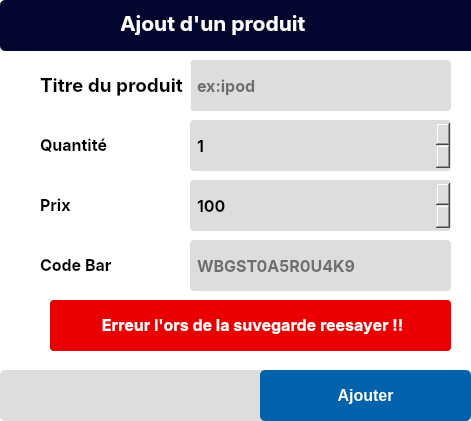
     <widget class="QFrame" name="card_post">
      <property name="geometry">
       <rect>
        <x>9</x>
        <y>9</y>
        <width>471</width>
        <height>421</height>
       </rect>
      </property>
      <property name="styleSheet">
       <string notr="true">background:white;
border-radius:5px;
border-bottom:solid 4px #ddd</string>
      </property>
      <property name="frameShape">
       <enum>QFrame::StyledPanel</enum>
      </property>
      <property name="frameShadow">
       <enum>QFrame::Raised</enum>
      </property>
      <widget class="QLineEdit" name="title_post">
       <property name="geometry">
        <rect>
         <x>190</x>
         <y>60</y>
         <width>261</width>
         <height>51</height>
        </rect>
       </property>
       <property name="font">
        <font>
         <family>Inter</family>
         <pointsize>12</pointsize>
         <weight>75</weight>
         <bold>true</bold>
        </font>
       </property>
       <property name="styleSheet">
        <string notr="true">background:#ddd;
border:none;
border-bottom:solid 3px #5fcf99;
padding: 5px;
border-radius:4px</string>
       </property>
       <property name="placeholderText">
        <string>ex:ipod</string>
       </property>
      </widget>
      <widget class="QLabel" name="label_2">
       <property name="geometry">
        <rect>
         <x>40</x>
         <y>60</y>
         <width>151</width>
         <height>51</height>
        </rect>
       </property>
       <property name="font">
        <font>
         <family>Inter</family>
         <pointsize>10</pointsize>
         <weight>75</weight>
         <bold>true</bold>
        </font>
       </property>
       <property name="text">
        <string>&lt;html&gt;&lt;head/&gt;&lt;body&gt;&lt;p&gt;&lt;span style=&quot; font-size:14pt;&quot;&gt;Titre du produit&lt;/span&gt;&lt;/p&gt;&lt;/body&gt;&lt;/html&gt;</string>
       </property>
      </widget>
      <widget class="QLabel" name="label_3">
       <property name="geometry">
        <rect>
         <x>40</x>
         <y>120</y>
         <width>131</width>
         <height>51</height>
        </rect>
       </property>
       <property name="font">
        <font>
         <family>Inter</family>
         <pointsize>14</pointsize>
         <weight>75</weight>
         <bold>true</bold>
        </font>
       </property>
       <property name="text">
        <string>&lt;html&gt;&lt;head/&gt;&lt;body&gt;&lt;p&gt;&lt;span style=&quot; font-size:12pt;&quot;&gt;Quantité&lt;/span&gt;&lt;/p&gt;&lt;/body&gt;&lt;/html&gt;</string>
       </property>
      </widget>
      <widget class="QLabel" name="success">
       <property name="geometry">
        <rect>
         <x>50</x>
         <y>300</y>
         <width>401</width>
         <height>51</height>
        </rect>
       </property>
       <property name="font">
        <font>
         <family>Inter</family>
         <pointsize>12</pointsize>
         <weight>75</weight>
         <bold>true</bold>
        </font>
       </property>
       <property name="styleSheet">
        <string notr="true">color:white;
background-color: rgb(31, 111, 19);
padding:15px;
border-radius:4px</string>
       </property>
       <property name="text">
        <string>&lt;html&gt;&lt;head/&gt;&lt;body&gt;&lt;p align=&quot;center&quot;&gt;Produit televerser avec success !&lt;/p&gt;&lt;/body&gt;&lt;/html&gt;</string>
       </property>
      </widget>
      <widget class="QLabel" name="error">
       <property name="geometry">
        <rect>
         <x>50</x>
         <y>300</y>
         <width>401</width>
         <height>51</height>
        </rect>
       </property>
       <property name="font">
        <font>
         <family>Inter</family>
         <pointsize>12</pointsize>
         <weight>75</weight>
         <bold>true</bold>
        </font>
       </property>
       <property name="styleSheet">
        <string notr="true">color:white;
background-color:rgb(234, 0, 0);
padding:15px;
border-radius:4px</string>
       </property>
       <property name="text">
        <string>&lt;html&gt;&lt;head/&gt;&lt;body&gt;&lt;p align=&quot;center&quot;&gt;Erreur l'ors de la suvegarde reesayer !!&lt;/p&gt;&lt;/body&gt;&lt;/html&gt;</string>
       </property>
      </widget>
      <widget class="QLabel" name="labelcode">
       <property name="geometry">
        <rect>
         <x>40</x>
         <y>240</y>
         <width>131</width>
         <height>51</height>
        </rect>
       </property>
       <property name="font">
        <font>
         <family>Inter</family>
         <pointsize>12</pointsize>
         <weight>75</weight>
         <bold>true</bold>
        </font>
       </property>
       <property name="text">
        <string>&lt;html&gt;&lt;head/&gt;&lt;body&gt;&lt;p&gt;Code Bar&lt;/p&gt;&lt;/body&gt;&lt;/html&gt;</string>
       </property>
      </widget>
      <widget class="QLineEdit" name="barcode">
       <property name="geometry">
        <rect>
         <x>190</x>
         <y>240</y>
         <width>261</width>
         <height>51</height>
        </rect>
       </property>
       <property name="font">
        <font>
         <family>Inter</family>
         <pointsize>12</pointsize>
         <weight>75</weight>
         <bold>true</bold>
        </font>
       </property>
       <property name="styleSheet">
        <string notr="true">background:#ddd;
border:none;
border-bottom:solid 3px #5fcf99;
padding: 5px;
border-radius:4px</string>
       </property>
       <property name="text">
        <string/>
       </property>
       <property name="placeholderText">
        <string>WBGST0A5R0U4K9</string>
       </property>
      </widget>
      <widget class="QFrame" name="frame_15">
       <property name="geometry">
        <rect>
         <x>0</x>
         <y>0</y>
         <width>501</width>
         <height>51</height>
        </rect>
       </property>
       <property name="styleSheet">
        <string notr="true">background-color: rgb(4, 6, 47);</string>
       </property>
       <property name="frameShape">
        <enum>QFrame::StyledPanel</enum>
       </property>
       <property name="frameShadow">
        <enum>QFrame::Raised</enum>
       </property>
       <widget class="QLabel" name="label_17">
        <property name="geometry">
         <rect>
          <x>120</x>
          <y>10</y>
          <width>214</width>
          <height>25</height>
         </rect>
        </property>
        <property name="palette">
         <palette>
          <active>
           <colorrole role="WindowText">
            <brush brushstyle="SolidPattern">
             <color alpha="255">
              <red>255</red>
              <green>255</green>
              <blue>255</blue>
             </color>
            </brush>
           </colorrole>
           <colorrole role="Button">
            <brush brushstyle="SolidPattern">
             <color alpha="255">
              <red>4</red>
              <green>6</green>
              <blue>47</blue>
             </color>
            </brush>
           </colorrole>
           <colorrole role="Text">
            <brush brushstyle="SolidPattern">
             <color alpha="255">
              <red>255</red>
              <green>255</green>
              <blue>255</blue>
             </color>
            </brush>
           </colorrole>
           <colorrole role="ButtonText">
            <brush brushstyle="SolidPattern">
             <color alpha="255">
              <red>255</red>
              <green>255</green>
              <blue>255</blue>
             </color>
            </brush>
           </colorrole>
           <colorrole role="Base">
            <brush brushstyle="SolidPattern">
             <color alpha="255">
              <red>4</red>
              <green>6</green>
              <blue>47</blue>
             </color>
            </brush>
           </colorrole>
           <colorrole role="Window">
            <brush brushstyle="SolidPattern">
             <color alpha="255">
              <red>4</red>
              <green>6</green>
              <blue>47</blue>
             </color>
            </brush>
           </colorrole>
           <colorrole role="PlaceholderText">
            <brush brushstyle="SolidPattern">
             <color alpha="255">
              <red>255</red>
              <green>255</green>
              <blue>255</blue>
             </color>
            </brush>
           </colorrole>
          </active>
          <inactive>
           <colorrole role="WindowText">
            <brush brushstyle="SolidPattern">
             <color alpha="255">
              <red>255</red>
              <green>255</green>
              <blue>255</blue>
             </color>
            </brush>
           </colorrole>
           <colorrole role="Button">
            <brush brushstyle="SolidPattern">
             <color alpha="255">
              <red>4</red>
              <green>6</green>
              <blue>47</blue>
             </color>
            </brush>
           </colorrole>
           <colorrole role="Text">
            <brush brushstyle="SolidPattern">
             <color alpha="255">
              <red>255</red>
              <green>255</green>
              <blue>255</blue>
             </color>
            </brush>
           </colorrole>
           <colorrole role="ButtonText">
            <brush brushstyle="SolidPattern">
             <color alpha="255">
              <red>255</red>
              <green>255</green>
              <blue>255</blue>
             </color>
            </brush>
           </colorrole>
           <colorrole role="Base">
            <brush brushstyle="SolidPattern">
             <color alpha="255">
              <red>4</red>
              <green>6</green>
              <blue>47</blue>
             </color>
            </brush>
           </colorrole>
           <colorrole role="Window">
            <brush brushstyle="SolidPattern">
             <color alpha="255">
              <red>4</red>
              <green>6</green>
              <blue>47</blue>
             </color>
            </brush>
           </colorrole>
           <colorrole role="PlaceholderText">
            <brush brushstyle="SolidPattern">
             <color alpha="255">
              <red>255</red>
              <green>255</green>
              <blue>255</blue>
             </color>
            </brush>
           </colorrole>
          </inactive>
          <disabled>
           <colorrole role="WindowText">
            <brush brushstyle="SolidPattern">
             <color alpha="255">
              <red>255</red>
              <green>255</green>
              <blue>255</blue>
             </color>
            </brush>
           </colorrole>
           <colorrole role="Button">
            <brush brushstyle="SolidPattern">
             <color alpha="255">
              <red>4</red>
              <green>6</green>
              <blue>47</blue>
             </color>
            </brush>
           </colorrole>
           <colorrole role="Text">
            <brush brushstyle="SolidPattern">
             <color alpha="255">
              <red>255</red>
              <green>255</green>
              <blue>255</blue>
             </color>
            </brush>
           </colorrole>
           <colorrole role="ButtonText">
            <brush brushstyle="SolidPattern">
             <color alpha="255">
              <red>255</red>
              <green>255</green>
              <blue>255</blue>
             </color>
            </brush>
           </colorrole>
           <colorrole role="Base">
            <brush brushstyle="SolidPattern">
             <color alpha="255">
              <red>4</red>
              <green>6</green>
              <blue>47</blue>
             </color>
            </brush>
           </colorrole>
           <colorrole role="Window">
            <brush brushstyle="SolidPattern">
             <color alpha="255">
              <red>4</red>
              <green>6</green>
              <blue>47</blue>
             </color>
            </brush>
           </colorrole>
           <colorrole role="PlaceholderText">
            <brush brushstyle="SolidPattern">
             <color alpha="255">
              <red>255</red>
              <green>255</green>
              <blue>255</blue>
             </color>
            </brush>
           </colorrole>
          </disabled>
         </palette>
        </property>
        <property name="font">
         <font>
          <family>Inter</family>
          <pointsize>6</pointsize>
          <weight>75</weight>
          <bold>true</bold>
         </font>
        </property>
        <property name="styleSheet">
         <string notr="true">color: rgb(255, 255, 255);</string>
        </property>
        <property name="text">
         <string>&lt;html&gt;&lt;head/&gt;&lt;body&gt;&lt;p&gt;&lt;span style=&quot; font-size:16pt;&quot;&gt;Ajout d'un produit&lt;/span&gt;&lt;/p&gt;&lt;/body&gt;&lt;/html&gt;</string>
        </property>
       </widget>
       <widget class="QLabel" name="layer_3">
        <property name="geometry">
         <rect>
          <x>70</x>
          <y>10</y>
          <width>51</width>
          <height>31</height>
         </rect>
        </property>
        <property name="palette">
         <palette>
          <active>
           <colorrole role="WindowText">
            <brush brushstyle="SolidPattern">
             <color alpha="255">
              <red>255</red>
              <green>255</green>
              <blue>255</blue>
             </color>
            </brush>
           </colorrole>
           <colorrole role="Button">
            <brush brushstyle="SolidPattern">
             <color alpha="255">
              <red>4</red>
              <green>6</green>
              <blue>47</blue>
             </color>
            </brush>
           </colorrole>
           <colorrole role="Text">
            <brush brushstyle="SolidPattern">
             <color alpha="255">
              <red>255</red>
              <green>255</green>
              <blue>255</blue>
             </color>
            </brush>
           </colorrole>
           <colorrole role="ButtonText">
            <brush brushstyle="SolidPattern">
             <color alpha="255">
              <red>255</red>
              <green>255</green>
              <blue>255</blue>
             </color>
            </brush>
           </colorrole>
           <colorrole role="Base">
            <brush brushstyle="SolidPattern">
             <color alpha="255">
              <red>4</red>
              <green>6</green>
              <blue>47</blue>
             </color>
            </brush>
           </colorrole>
           <colorrole role="Window">
            <brush brushstyle="SolidPattern">
             <color alpha="255">
              <red>4</red>
              <green>6</green>
              <blue>47</blue>
             </color>
            </brush>
           </colorrole>
           <colorrole role="PlaceholderText">
            <brush brushstyle="SolidPattern">
             <color alpha="255">
              <red>255</red>
              <green>255</green>
              <blue>255</blue>
             </color>
            </brush>
           </colorrole>
          </active>
          <inactive>
           <colorrole role="WindowText">
            <brush brushstyle="SolidPattern">
             <color alpha="255">
              <red>255</red>
              <green>255</green>
              <blue>255</blue>
             </color>
            </brush>
           </colorrole>
           <colorrole role="Button">
            <brush brushstyle="SolidPattern">
             <color alpha="255">
              <red>4</red>
              <green>6</green>
              <blue>47</blue>
             </color>
            </brush>
           </colorrole>
           <colorrole role="Text">
            <brush brushstyle="SolidPattern">
             <color alpha="255">
              <red>255</red>
              <green>255</green>
              <blue>255</blue>
             </color>
            </brush>
           </colorrole>
           <colorrole role="ButtonText">
            <brush brushstyle="SolidPattern">
             <color alpha="255">
              <red>255</red>
              <green>255</green>
              <blue>255</blue>
             </color>
            </brush>
           </colorrole>
           <colorrole role="Base">
            <brush brushstyle="SolidPattern">
             <color alpha="255">
              <red>4</red>
              <green>6</green>
              <blue>47</blue>
             </color>
            </brush>
           </colorrole>
           <colorrole role="Window">
            <brush brushstyle="SolidPattern">
             <color alpha="255">
              <red>4</red>
              <green>6</green>
              <blue>47</blue>
             </color>
            </brush>
           </colorrole>
           <colorrole role="PlaceholderText">
            <brush brushstyle="SolidPattern">
             <color alpha="255">
              <red>255</red>
              <green>255</green>
              <blue>255</blue>
             </color>
            </brush>
           </colorrole>
          </inactive>
          <disabled>
           <colorrole role="WindowText">
            <brush brushstyle="SolidPattern">
             <color alpha="255">
              <red>255</red>
              <green>255</green>
              <blue>255</blue>
             </color>
            </brush>
           </colorrole>
           <colorrole role="Button">
            <brush brushstyle="SolidPattern">
             <color alpha="255">
              <red>4</red>
              <green>6</green>
              <blue>47</blue>
             </color>
            </brush>
           </colorrole>
           <colorrole role="Text">
            <brush brushstyle="SolidPattern">
             <color alpha="255">
              <red>255</red>
              <green>255</green>
              <blue>255</blue>
             </color>
            </brush>
           </colorrole>
           <colorrole role="ButtonText">
            <brush brushstyle="SolidPattern">
             <color alpha="255">
              <red>255</red>
              <green>255</green>
              <blue>255</blue>
             </color>
            </brush>
           </colorrole>
           <colorrole role="Base">
            <brush brushstyle="SolidPattern">
             <color alpha="255">
              <red>4</red>
              <green>6</green>
              <blue>47</blue>
             </color>
            </brush>
           </colorrole>
           <colorrole role="Window">
            <brush brushstyle="SolidPattern">
             <color alpha="255">
              <red>4</red>
              <green>6</green>
              <blue>47</blue>
             </color>
            </brush>
           </colorrole>
           <colorrole role="PlaceholderText">
            <brush brushstyle="SolidPattern">
             <color alpha="255">
              <red>255</red>
              <green>255</green>
              <blue>255</blue>
             </color>
            </brush>
           </colorrole>
          </disabled>
         </palette>
        </property>
        <property name="font">
         <font>
          <family>Inter</family>
          <pointsize>6</pointsize>
          <weight>75</weight>
          <bold>true</bold>
         </font>
        </property>
        <property name="styleSheet">
         <string notr="true">color: rgb(255, 255, 255);</string>
        </property>
        <property name="text">
         <string/>
        </property>
       </widget>
       <widget class="QLabel" name="icoadd">
        <property name="geometry">
         <rect>
          <x>70</x>
          <y>10</y>
          <width>51</width>
          <height>31</height>
         </rect>
        </property>
        <property name="palette">
         <palette>
          <active>
           <colorrole role="WindowText">
            <brush brushstyle="SolidPattern">
             <color alpha="255">
              <red>255</red>
              <green>255</green>
              <blue>255</blue>
             </color>
            </brush>
           </colorrole>
           <colorrole role="Button">
            <brush brushstyle="SolidPattern">
             <color alpha="255">
              <red>4</red>
              <green>6</green>
              <blue>47</blue>
             </color>
            </brush>
           </colorrole>
           <colorrole role="Text">
            <brush brushstyle="SolidPattern">
             <color alpha="255">
              <red>255</red>
              <green>255</green>
              <blue>255</blue>
             </color>
            </brush>
           </colorrole>
           <colorrole role="ButtonText">
            <brush brushstyle="SolidPattern">
             <color alpha="255">
              <red>255</red>
              <green>255</green>
              <blue>255</blue>
             </color>
            </brush>
           </colorrole>
           <colorrole role="Base">
            <brush brushstyle="SolidPattern">
             <color alpha="255">
              <red>4</red>
              <green>6</green>
              <blue>47</blue>
             </color>
            </brush>
           </colorrole>
           <colorrole role="Window">
            <brush brushstyle="SolidPattern">
             <color alpha="255">
              <red>4</red>
              <green>6</green>
              <blue>47</blue>
             </color>
            </brush>
           </colorrole>
           <colorrole role="PlaceholderText">
            <brush brushstyle="SolidPattern">
             <color alpha="255">
              <red>255</red>
              <green>255</green>
              <blue>255</blue>
             </color>
            </brush>
           </colorrole>
          </active>
          <inactive>
           <colorrole role="WindowText">
            <brush brushstyle="SolidPattern">
             <color alpha="255">
              <red>255</red>
              <green>255</green>
              <blue>255</blue>
             </color>
            </brush>
           </colorrole>
           <colorrole role="Button">
            <brush brushstyle="SolidPattern">
             <color alpha="255">
              <red>4</red>
              <green>6</green>
              <blue>47</blue>
             </color>
            </brush>
           </colorrole>
           <colorrole role="Text">
            <brush brushstyle="SolidPattern">
             <color alpha="255">
              <red>255</red>
              <green>255</green>
              <blue>255</blue>
             </color>
            </brush>
           </colorrole>
           <colorrole role="ButtonText">
            <brush brushstyle="SolidPattern">
             <color alpha="255">
              <red>255</red>
              <green>255</green>
              <blue>255</blue>
             </color>
            </brush>
           </colorrole>
           <colorrole role="Base">
            <brush brushstyle="SolidPattern">
             <color alpha="255">
              <red>4</red>
              <green>6</green>
              <blue>47</blue>
             </color>
            </brush>
           </colorrole>
           <colorrole role="Window">
            <brush brushstyle="SolidPattern">
             <color alpha="255">
              <red>4</red>
              <green>6</green>
              <blue>47</blue>
             </color>
            </brush>
           </colorrole>
           <colorrole role="PlaceholderText">
            <brush brushstyle="SolidPattern">
             <color alpha="255">
              <red>255</red>
              <green>255</green>
              <blue>255</blue>
             </color>
            </brush>
           </colorrole>
          </inactive>
          <disabled>
           <colorrole role="WindowText">
            <brush brushstyle="SolidPattern">
             <color alpha="255">
              <red>255</red>
              <green>255</green>
              <blue>255</blue>
             </color>
            </brush>
           </colorrole>
           <colorrole role="Button">
            <brush brushstyle="SolidPattern">
             <color alpha="255">
              <red>4</red>
              <green>6</green>
              <blue>47</blue>
             </color>
            </brush>
           </colorrole>
           <colorrole role="Text">
            <brush brushstyle="SolidPattern">
             <color alpha="255">
              <red>255</red>
              <green>255</green>
              <blue>255</blue>
             </color>
            </brush>
           </colorrole>
           <colorrole role="ButtonText">
            <brush brushstyle="SolidPattern">
             <color alpha="255">
              <red>255</red>
              <green>255</green>
              <blue>255</blue>
             </color>
            </brush>
           </colorrole>
           <colorrole role="Base">
            <brush brushstyle="SolidPattern">
             <color alpha="255">
              <red>4</red>
              <green>6</green>
              <blue>47</blue>
             </color>
            </brush>
           </colorrole>
           <colorrole role="Window">
            <brush brushstyle="SolidPattern">
             <color alpha="255">
              <red>4</red>
              <green>6</green>
              <blue>47</blue>
             </color>
            </brush>
           </colorrole>
           <colorrole role="PlaceholderText">
            <brush brushstyle="SolidPattern">
             <color alpha="255">
              <red>255</red>
              <green>255</green>
              <blue>255</blue>
             </color>
            </brush>
           </colorrole>
          </disabled>
         </palette>
        </property>
        <property name="font">
         <font>
          <family>Inter</family>
          <pointsize>6</pointsize>
          <weight>75</weight>
          <bold>true</bold>
         </font>
        </property>
        <property name="styleSheet">
         <string notr="true">color: rgb(255, 255, 255);</string>
        </property>
        <property name="text">
         <string/>
        </property>
       </widget>
      </widget>
      <widget class="QFrame" name="frame_18">
       <property name="geometry">
        <rect>
         <x>0</x>
         <y>370</y>
         <width>471</width>
         <height>51</height>
        </rect>
       </property>
       <property name="styleSheet">
        <string notr="true">background:#ddd</string>
       </property>
       <property name="frameShape">
        <enum>QFrame::StyledPanel</enum>
       </property>
       <property name="frameShadow">
        <enum>QFrame::Raised</enum>
       </property>
       <widget class="QPushButton" name="post_save">
        <property name="geometry">
         <rect>
          <x>260</x>
          <y>0</y>
          <width>211</width>
          <height>51</height>
         </rect>
        </property>
        <property name="font">
         <font>
          <pointsize>12</pointsize>
          <weight>75</weight>
          <bold>true</bold>
         </font>
        </property>
        <property name="cursor">
         <cursorShape>PointingHandCursor</cursorShape>
        </property>
        <property name="styleSheet">
         <string notr="true">background:#0262ac;
border-radius:5px;
padding:7px;
color:white;
</string>
        </property>
        <property name="text">
         <string>Ajouter</string>
        </property>
       </widget>
      </widget>
      <widget class="QLabel" name="label_4">
       <property name="geometry">
        <rect>
         <x>40</x>
         <y>180</y>
         <width>111</width>
         <height>51</height>
        </rect>
       </property>
       <property name="font">
        <font>
         <family>Inter</family>
         <pointsize>12</pointsize>
         <weight>75</weight>
         <bold>true</bold>
        </font>
       </property>
       <property name="text">
        <string>&lt;html&gt;&lt;head/&gt;&lt;body&gt;&lt;p&gt;Prix&lt;/p&gt;&lt;/body&gt;&lt;/html&gt;</string>
       </property>
      </widget>
      <widget class="QSpinBox" name="qtt_post">
       <property name="geometry">
        <rect>
         <x>190</x>
         <y>120</y>
         <width>261</width>
         <height>51</height>
        </rect>
       </property>
       <property name="font">
        <font>
         <family>Inter</family>
         <pointsize>12</pointsize>
         <weight>75</weight>
         <bold>true</bold>
        </font>
       </property>
       <property name="styleSheet">
        <string notr="true">background:#ddd;
border:none;
border-bottom:solid 3px #5fcf99;
padding: 5px;
border-radius:4px</string>
       </property>
       <property name="minimum">
        <number>1</number>
       </property>
       <property name="maximum">
        <number>999999999</number>
       </property>
      </widget>
      <widget class="QSpinBox" name="price_post">
       <property name="geometry">
        <rect>
         <x>190</x>
         <y>180</y>
         <width>261</width>
         <height>51</height>
        </rect>
       </property>
       <property name="font">
        <font>
         <family>Inter</family>
         <pointsize>12</pointsize>
         <weight>75</weight>
         <bold>true</bold>
        </font>
       </property>
       <property name="styleSheet">
        <string notr="true">background:#ddd;
border:none;
border-bottom:solid 3px #5fcf99;
padding: 5px;
border-radius:4px</string>
       </property>
       <property name="minimum">
        <number>1</number>
       </property>
       <property name="maximum">
        <number>999999999</number>
       </property>
       <property name="value">
        <number>100</number>
       </property>
      </widget>
     </widget>
